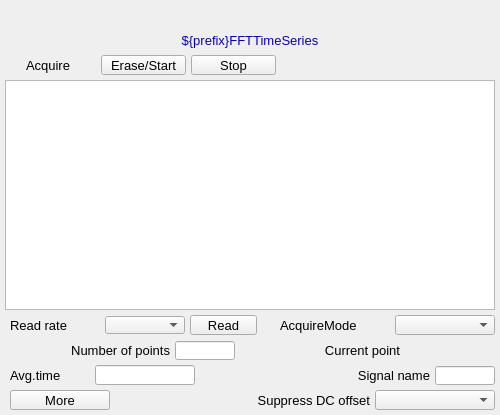
<?xml version="1.0" ?>
<ui version="4.0">
  <class>Dialog</class>
  <widget class="QWidget" name="screen">
    <property name="geometry">
      <rect>
        <x>613</x>
        <y>57</y>
        <width>500</width>
        <height>415</height>
      </rect>
    </property>
    <property name="styleSheet">
      <string notr="true">QWidget#screen {
  color: rgb(0, 0, 0);
  background-color: rgb(187, 187, 187);
  }</string>
    </property>
    <property name="windowTitle">
      <string>NDFFTTimeSeriesPlot</string>
    </property>
    <widget class="PyDMLabel" name="text_update">
      <property name="geometry">
        <rect>
          <x>0</x>
          <y>5</y>
          <width>500</width>
          <height>20</height>
        </rect>
      </property>
      <property name="toolTip">
        <string>PV: ${prefix}Name</string>
      </property>
      <property name="channel" stdset="0">
        <string>ca://${prefix}Name</string>
      </property>
      <property name="font" stdset="0">
        <font>
          <pointsize>10</pointsize>
        </font>
      </property>
      <property name="alignment">
        <set>Qt::AlignCenter</set>
      </property>
      <property name="textInteractionFlags">
        <set>Qt::TextSelectableByKeyboard|Qt::TextSelectableByMouse</set>
      </property>
      <property name="styleSheet">
        <string notr="true">PyDMLabel#text_update {
  color: rgb(10, 0, 184);
  background-color: rgb(187, 187, 187);
  }</string>
      </property>
    </widget>
    <widget class="PyDMWaveformPlot" name="cartesian_plot">
      <property name="geometry">
        <rect>
          <x>5</x>
          <y>80</y>
          <width>490</width>
          <height>230</height>
        </rect>
      </property>
      <property name="toolTip">
        <string>cartesian_plot</string>
      </property>
      <property name="title" stdset="0">
        <string>$(P)$(R)</string>
      </property>
      <property name="xLabels">
        <stringlist>
          <string>Time {s}</string>
        </stringlist>
      </property>
      <property name="yLabels">
        <stringlist>
          <string>${prefix}FFTTimeSeries</string>
        </stringlist>
      </property>
      <property name="curves" stdset="0">
        <stringlist>
          <string>{&quot;name&quot;: &quot;curve 1&quot;, &quot;x_channel&quot;: &quot;ca://${P}${RTS}TSTimeAxis&quot;, &quot;y_channel&quot;: &quot;ca://${prefix}FFTTimeSeries&quot;, &quot;color&quot;: &quot;#4b6ec7&quot;, &quot;lineStyle&quot;: 1, &quot;lineWidth&quot;: 1, &quot;symbolSize&quot;: 10, &quot;redraw_mode&quot;: 2, &quot;block_size&quot;: 1200}</string>
        </stringlist>
      </property>
      <property name="axisColor" stdset="0">
        <color>
          <red>0</red>
          <green>0</green>
          <blue>0</blue>
        </color>
      </property>
      <property name="backgroundColor" stdset="0">
        <color>
          <red>218</red>
          <green>218</green>
          <blue>218</blue>
        </color>
      </property>
    </widget>
    <widget class="PyDMLabel" name="text_update_1">
      <property name="geometry">
        <rect>
          <x>282</x>
          <y>56</y>
          <width>100</width>
          <height>18</height>
        </rect>
      </property>
      <property name="toolTip">
        <string>PV: ${P}${RTS}TSAcquiring</string>
      </property>
      <property name="channel" stdset="0">
        <string>ca://${P}${RTS}TSAcquiring</string>
      </property>
      <property name="displayFormat" stdset="0">
        <enum>PyDMLabel::String</enum>
      </property>
      <property name="font" stdset="0">
        <font>
          <pointsize>10</pointsize>
        </font>
      </property>
      <property name="alignment">
        <set>Qt::AlignLeading|Qt::AlignLeft|Qt::AlignVCenter</set>
      </property>
      <property name="textInteractionFlags">
        <set>Qt::TextSelectableByKeyboard|Qt::TextSelectableByMouse</set>
      </property>
      <property name="styleSheet">
        <string notr="true">PyDMLabel#text_update_1 {
  color: rgb(10, 0, 184);
  background-color: rgb(70, 70, 70);
  }</string>
      </property>
    </widget>
    <widget class="QLabel" name="text">
      <property name="geometry">
        <rect>
          <x>0</x>
          <y>30</y>
          <width>500</width>
          <height>20</height>
        </rect>
      </property>
      <property name="text">
        <string>${prefix}FFTTimeSeries</string>
      </property>
      <property name="font" stdset="0">
        <font>
          <pointsize>10</pointsize>
        </font>
      </property>
      <property name="brush" stdset="0">
        <brush brushstyle="SolidPattern">
          <color alpha="255">
            <red>10</red>
            <green>0</green>
            <blue>184</blue>
          </color>
        </brush>
      </property>
      <property name="toolTip">
        <string>text</string>
      </property>
      <property name="alignment">
        <set>Qt::AlignCenter</set>
      </property>
      <property name="styleSheet">
        <string notr="true">QLabel#text {
  color: rgb(10, 0, 184);
  }</string>
      </property>
    </widget>
    <widget class="QLabel" name="text_1">
      <property name="geometry">
        <rect>
          <x>26</x>
          <y>55</y>
          <width>70</width>
          <height>20</height>
        </rect>
      </property>
      <property name="text">
        <string>Acquire</string>
      </property>
      <property name="font" stdset="0">
        <font>
          <pointsize>10</pointsize>
        </font>
      </property>
      <property name="brush" stdset="0">
        <brush brushstyle="SolidPattern">
          <color alpha="255">
            <red>0</red>
            <green>0</green>
            <blue>0</blue>
          </color>
        </brush>
      </property>
      <property name="toolTip">
        <string>text_1</string>
      </property>
      <property name="alignment">
        <set>Qt::AlignLeading|Qt::AlignLeft|Qt::AlignVCenter</set>
      </property>
      <property name="styleSheet">
        <string notr="true">QLabel#text_1 {
  color: rgb(0, 0, 0);
  }</string>
      </property>
    </widget>
    <widget class="PyDMPushButton" name="message_button">
      <property name="geometry">
        <rect>
          <x>101</x>
          <y>55</y>
          <width>85</width>
          <height>20</height>
        </rect>
      </property>
      <property name="text">
        <string>Erase/Start</string>
      </property>
      <property name="font" stdset="0">
        <font>
          <pointsize>10</pointsize>
        </font>
      </property>
      <property name="toolTip">
        <string>${P}${RTS}TSAcquire</string>
      </property>
      <property name="channel" stdset="0">
        <string>ca://${P}${RTS}TSAcquire</string>
      </property>
      <property name="pressValue" stdset="0">
        <string>1</string>
      </property>
      <property name="styleSheet">
        <string notr="true">PyDMPushButton#message_button {
  color: rgb(0, 0, 0);
  background-color: rgb(115, 223, 255);
  }</string>
      </property>
    </widget>
    <widget class="PyDMPushButton" name="message_button_1">
      <property name="geometry">
        <rect>
          <x>191</x>
          <y>55</y>
          <width>85</width>
          <height>20</height>
        </rect>
      </property>
      <property name="text">
        <string>Stop</string>
      </property>
      <property name="font" stdset="0">
        <font>
          <pointsize>10</pointsize>
        </font>
      </property>
      <property name="toolTip">
        <string>${P}${RTS}TSAcquire</string>
      </property>
      <property name="channel" stdset="0">
        <string>ca://${P}${RTS}TSAcquire</string>
      </property>
      <property name="pressValue" stdset="0">
        <string>0</string>
      </property>
      <property name="styleSheet">
        <string notr="true">PyDMPushButton#message_button_1 {
  color: rgb(0, 0, 0);
  background-color: rgb(115, 223, 255);
  }</string>
      </property>
    </widget>
    <widget class="QLabel" name="text_2">
      <property name="geometry">
        <rect>
          <x>320</x>
          <y>365</y>
          <width>110</width>
          <height>20</height>
        </rect>
      </property>
      <property name="text">
        <string>Signal name</string>
      </property>
      <property name="font" stdset="0">
        <font>
          <pointsize>10</pointsize>
        </font>
      </property>
      <property name="brush" stdset="0">
        <brush brushstyle="SolidPattern">
          <color alpha="255">
            <red>0</red>
            <green>0</green>
            <blue>0</blue>
          </color>
        </brush>
      </property>
      <property name="toolTip">
        <string>text_2</string>
      </property>
      <property name="alignment">
        <set>Qt::AlignRight|Qt::AlignTrailing|Qt::AlignVCenter</set>
      </property>
      <property name="styleSheet">
        <string notr="true">QLabel#text_2 {
  color: rgb(0, 0, 0);
  }</string>
      </property>
    </widget>
    <widget class="PyDMLineEdit" name="text_entry">
      <property name="geometry">
        <rect>
          <x>435</x>
          <y>366</y>
          <width>60</width>
          <height>19</height>
        </rect>
      </property>
      <property name="channel" stdset="0">
        <string>ca://${prefix}Name</string>
      </property>
      <property name="toolTip">
        <string>${prefix}Name</string>
      </property>
      <property name="font" stdset="0">
        <font>
          <pointsize>10</pointsize>
        </font>
      </property>
      <property name="styleSheet">
        <string notr="true">PyDMLineEdit#text_entry {
  color: rgb(0, 0, 0);
  background-color: rgb(115, 223, 255);
  border: 1px solid black;
  margin: 0px;
  padding: 0px;
  spacing: 0px;
  }</string>
      </property>
    </widget>
    <widget class="QLabel" name="text_3">
      <property name="geometry">
        <rect>
          <x>10</x>
          <y>365</y>
          <width>80</width>
          <height>20</height>
        </rect>
      </property>
      <property name="text">
        <string>Avg.time</string>
      </property>
      <property name="font" stdset="0">
        <font>
          <pointsize>10</pointsize>
        </font>
      </property>
      <property name="brush" stdset="0">
        <brush brushstyle="SolidPattern">
          <color alpha="255">
            <red>0</red>
            <green>0</green>
            <blue>0</blue>
          </color>
        </brush>
      </property>
      <property name="toolTip">
        <string>text_3</string>
      </property>
      <property name="alignment">
        <set>Qt::AlignLeading|Qt::AlignLeft|Qt::AlignVCenter</set>
      </property>
      <property name="styleSheet">
        <string notr="true">QLabel#text_3 {
  color: rgb(0, 0, 0);
  }</string>
      </property>
    </widget>
    <widget class="PyDMLineEdit" name="text_entry_1">
      <property name="geometry">
        <rect>
          <x>95</x>
          <y>365</y>
          <width>100</width>
          <height>20</height>
        </rect>
      </property>
      <property name="channel" stdset="0">
        <string>ca://${P}${RTS}TSAveragingTime</string>
      </property>
      <property name="toolTip">
        <string>${P}${RTS}TSAveragingTime</string>
      </property>
      <property name="font" stdset="0">
        <font>
          <pointsize>10</pointsize>
        </font>
      </property>
      <property name="styleSheet">
        <string notr="true">PyDMLineEdit#text_entry_1 {
  color: rgb(0, 0, 0);
  background-color: rgb(115, 223, 255);
  border: 1px solid black;
  margin: 0px;
  padding: 0px;
  spacing: 0px;
  }</string>
      </property>
    </widget>
    <widget class="PyDMLabel" name="text_update_2">
      <property name="geometry">
        <rect>
          <x>200</x>
          <y>366</y>
          <width>100</width>
          <height>18</height>
        </rect>
      </property>
      <property name="toolTip">
        <string>PV: ${P}${RTS}TSAveragingTime_RBV</string>
      </property>
      <property name="channel" stdset="0">
        <string>ca://${P}${RTS}TSAveragingTime_RBV</string>
      </property>
      <property name="font" stdset="0">
        <font>
          <pointsize>10</pointsize>
        </font>
      </property>
      <property name="alignment">
        <set>Qt::AlignLeading|Qt::AlignLeft|Qt::AlignVCenter</set>
      </property>
      <property name="textInteractionFlags">
        <set>Qt::TextSelectableByKeyboard|Qt::TextSelectableByMouse</set>
      </property>
      <property name="styleSheet">
        <string notr="true">PyDMLabel#text_update_2 {
  color: rgb(10, 0, 184);
  background-color: rgb(187, 187, 187);
  }</string>
      </property>
    </widget>
    <widget class="PyDMEnumComboBox" name="menu">
      <property name="geometry">
        <rect>
          <x>395</x>
          <y>315</y>
          <width>100</width>
          <height>20</height>
        </rect>
      </property>
      <property name="toolTip">
        <string>${P}${RTS}TSAcquireMode</string>
      </property>
      <property name="channel" stdset="0">
        <string>ca://${P}${RTS}TSAcquireMode</string>
      </property>
      <property name="font" stdset="0">
        <font>
          <pointsize>10</pointsize>
        </font>
      </property>
      <property name="styleSheet">
        <string notr="true">PyDMEnumComboBox#menu {
  color: rgb(0, 0, 0);
  background-color: rgb(115, 223, 255);
  }</string>
      </property>
    </widget>
    <widget class="QLabel" name="text_4">
      <property name="geometry">
        <rect>
          <x>280</x>
          <y>315</y>
          <width>110</width>
          <height>20</height>
        </rect>
      </property>
      <property name="text">
        <string>AcquireMode</string>
      </property>
      <property name="font" stdset="0">
        <font>
          <pointsize>10</pointsize>
        </font>
      </property>
      <property name="brush" stdset="0">
        <brush brushstyle="SolidPattern">
          <color alpha="255">
            <red>0</red>
            <green>0</green>
            <blue>0</blue>
          </color>
        </brush>
      </property>
      <property name="toolTip">
        <string>text_4</string>
      </property>
      <property name="alignment">
        <set>Qt::AlignLeading|Qt::AlignLeft|Qt::AlignVCenter</set>
      </property>
      <property name="styleSheet">
        <string notr="true">QLabel#text_4 {
  color: rgb(0, 0, 0);
  }</string>
      </property>
    </widget>
    <widget class="PyDMPushButton" name="message_button_2">
      <property name="geometry">
        <rect>
          <x>190</x>
          <y>315</y>
          <width>67</width>
          <height>20</height>
        </rect>
      </property>
      <property name="text">
        <string>Read</string>
      </property>
      <property name="font" stdset="0">
        <font>
          <pointsize>10</pointsize>
        </font>
      </property>
      <property name="toolTip">
        <string>${P}${RTS}TSRead</string>
      </property>
      <property name="channel" stdset="0">
        <string>ca://${P}${RTS}TSRead</string>
      </property>
      <property name="pressValue" stdset="0">
        <string>1</string>
      </property>
      <property name="styleSheet">
        <string notr="true">PyDMPushButton#message_button_2 {
  color: rgb(0, 0, 0);
  background-color: rgb(115, 223, 255);
  }</string>
      </property>
    </widget>
    <widget class="PyDMEnumComboBox" name="menu_1">
      <property name="geometry">
        <rect>
          <x>105</x>
          <y>316</y>
          <width>80</width>
          <height>18</height>
        </rect>
      </property>
      <property name="toolTip">
        <string>${P}${RTS}TSRead.SCAN</string>
      </property>
      <property name="channel" stdset="0">
        <string>ca://${P}${RTS}TSRead.SCAN</string>
      </property>
      <property name="font" stdset="0">
        <font>
          <pointsize>10</pointsize>
        </font>
      </property>
      <property name="styleSheet">
        <string notr="true">PyDMEnumComboBox#menu_1 {
  color: rgb(0, 0, 0);
  background-color: rgb(115, 223, 255);
  }</string>
      </property>
    </widget>
    <widget class="QLabel" name="text_5">
      <property name="geometry">
        <rect>
          <x>10</x>
          <y>315</y>
          <width>90</width>
          <height>20</height>
        </rect>
      </property>
      <property name="text">
        <string>Read rate</string>
      </property>
      <property name="font" stdset="0">
        <font>
          <pointsize>10</pointsize>
        </font>
      </property>
      <property name="brush" stdset="0">
        <brush brushstyle="SolidPattern">
          <color alpha="255">
            <red>0</red>
            <green>0</green>
            <blue>0</blue>
          </color>
        </brush>
      </property>
      <property name="toolTip">
        <string>text_5</string>
      </property>
      <property name="alignment">
        <set>Qt::AlignLeading|Qt::AlignLeft|Qt::AlignVCenter</set>
      </property>
      <property name="styleSheet">
        <string notr="true">QLabel#text_5 {
  color: rgb(0, 0, 0);
  }</string>
      </property>
    </widget>
    <widget class="QLabel" name="text_6">
      <property name="geometry">
        <rect>
          <x>10</x>
          <y>340</y>
          <width>160</width>
          <height>20</height>
        </rect>
      </property>
      <property name="text">
        <string>Number of points</string>
      </property>
      <property name="font" stdset="0">
        <font>
          <pointsize>10</pointsize>
        </font>
      </property>
      <property name="brush" stdset="0">
        <brush brushstyle="SolidPattern">
          <color alpha="255">
            <red>0</red>
            <green>0</green>
            <blue>0</blue>
          </color>
        </brush>
      </property>
      <property name="toolTip">
        <string>text_6</string>
      </property>
      <property name="alignment">
        <set>Qt::AlignRight|Qt::AlignTrailing|Qt::AlignVCenter</set>
      </property>
      <property name="styleSheet">
        <string notr="true">QLabel#text_6 {
  color: rgb(0, 0, 0);
  }</string>
      </property>
    </widget>
    <widget class="PyDMLineEdit" name="text_entry_2">
      <property name="geometry">
        <rect>
          <x>175</x>
          <y>341</y>
          <width>60</width>
          <height>19</height>
        </rect>
      </property>
      <property name="channel" stdset="0">
        <string>ca://${P}${RTS}TSNumPoints</string>
      </property>
      <property name="toolTip">
        <string>${P}${RTS}TSNumPoints</string>
      </property>
      <property name="font" stdset="0">
        <font>
          <pointsize>10</pointsize>
        </font>
      </property>
      <property name="styleSheet">
        <string notr="true">PyDMLineEdit#text_entry_2 {
  color: rgb(0, 0, 0);
  background-color: rgb(115, 223, 255);
  border: 1px solid black;
  margin: 0px;
  padding: 0px;
  spacing: 0px;
  }</string>
      </property>
    </widget>
    <widget class="QLabel" name="text_7">
      <property name="geometry">
        <rect>
          <x>270</x>
          <y>340</y>
          <width>130</width>
          <height>20</height>
        </rect>
      </property>
      <property name="text">
        <string>Current point</string>
      </property>
      <property name="font" stdset="0">
        <font>
          <pointsize>10</pointsize>
        </font>
      </property>
      <property name="brush" stdset="0">
        <brush brushstyle="SolidPattern">
          <color alpha="255">
            <red>0</red>
            <green>0</green>
            <blue>0</blue>
          </color>
        </brush>
      </property>
      <property name="toolTip">
        <string>text_7</string>
      </property>
      <property name="alignment">
        <set>Qt::AlignRight|Qt::AlignTrailing|Qt::AlignVCenter</set>
      </property>
      <property name="styleSheet">
        <string notr="true">QLabel#text_7 {
  color: rgb(0, 0, 0);
  }</string>
      </property>
    </widget>
    <widget class="PyDMLabel" name="text_update_3">
      <property name="geometry">
        <rect>
          <x>405</x>
          <y>341</y>
          <width>90</width>
          <height>18</height>
        </rect>
      </property>
      <property name="toolTip">
        <string>PV: ${P}${RTS}TSCurrentPoint</string>
      </property>
      <property name="channel" stdset="0">
        <string>ca://${P}${RTS}TSCurrentPoint</string>
      </property>
      <property name="font" stdset="0">
        <font>
          <pointsize>10</pointsize>
        </font>
      </property>
      <property name="alignment">
        <set>Qt::AlignLeading|Qt::AlignLeft|Qt::AlignVCenter</set>
      </property>
      <property name="textInteractionFlags">
        <set>Qt::TextSelectableByKeyboard|Qt::TextSelectableByMouse</set>
      </property>
      <property name="styleSheet">
        <string notr="true">PyDMLabel#text_update_3 {
  color: rgb(10, 0, 184);
  background-color: rgb(187, 187, 187);
  }</string>
      </property>
    </widget>
    <widget class="PyDMFrame" name="composite">
      <property name="geometry">
        <rect>
          <x>190</x>
          <y>390</y>
          <width>305</width>
          <height>20</height>
        </rect>
      </property>
      <widget class="QLabel" name="text_8">
        <property name="geometry">
          <rect>
            <x>0</x>
            <y>0</y>
            <width>180</width>
            <height>20</height>
          </rect>
        </property>
        <property name="text">
          <string>Suppress DC offset</string>
        </property>
        <property name="font" stdset="0">
          <font>
            <pointsize>10</pointsize>
          </font>
        </property>
        <property name="brush" stdset="0">
          <brush brushstyle="SolidPattern">
            <color alpha="255">
              <red>0</red>
              <green>0</green>
              <blue>0</blue>
            </color>
          </brush>
        </property>
        <property name="toolTip">
          <string>text_8</string>
        </property>
        <property name="alignment">
          <set>Qt::AlignRight|Qt::AlignTrailing|Qt::AlignVCenter</set>
        </property>
        <property name="styleSheet">
          <string notr="true">QLabel#text_8 {
  color: rgb(0, 0, 0);
  }</string>
        </property>
      </widget>
      <widget class="PyDMEnumComboBox" name="menu_2">
        <property name="geometry">
          <rect>
            <x>185</x>
            <y>0</y>
            <width>120</width>
            <height>20</height>
          </rect>
        </property>
        <property name="toolTip">
          <string>${prefix}FFTSuppressDC</string>
        </property>
        <property name="channel" stdset="0">
          <string>ca://${prefix}FFTSuppressDC</string>
        </property>
        <property name="font" stdset="0">
          <font>
            <pointsize>10</pointsize>
          </font>
        </property>
        <property name="styleSheet">
          <string notr="true">PyDMEnumComboBox#menu_2 {
  color: rgb(0, 0, 0);
  background-color: rgb(115, 223, 255);
  }</string>
        </property>
      </widget>
    </widget>
    <widget class="PyDMRelatedDisplayButton" name="related_display">
      <property name="geometry">
        <rect>
          <x>10</x>
          <y>390</y>
          <width>100</width>
          <height>20</height>
        </rect>
      </property>
      <property name="toolTip">
        <string>More</string>
      </property>
      <property name="text">
        <string>More</string>
      </property>
      <property name="showIcon" stdset="0">
        <bool>true</bool>
      </property>
      <property name="font" stdset="0">
        <font>
          <pointsize>10</pointsize>
        </font>
      </property>
      <property name="styleSheet">
        <string notr="true">PyDMRelatedDisplayButton#related_display {
  color: rgb(0, 0, 0);
  background-color: rgb(115, 223, 255);
  }</string>
      </property>
      <property name="titles" stdset="0">
        <stringlist>
          <string>Time series plugin</string>
          <string>FFT plugin</string>
        </stringlist>
      </property>
      <property name="filenames" stdset="0">
        <stringlist>
          <string>TimeSeriesPlugin_V39.ui</string>
          <string>FFTPlugin_V39.ui</string>
        </stringlist>
      </property>
      <property name="macros" stdset="0">
        <stringlist>
          <string>P=${P},R=${RTS}</string>
          <string>P=${P},R=${R}</string>
        </stringlist>
      </property>
      <property name="openInNewWindow" stdset="0">
        <bool>true</bool>
      </property>
    </widget>
  </widget>
  <customwidgets>
    <customwidget>
      <class>PyDMLabel</class>
      <extends>QLabel</extends>
      <header>pydm.widgets.label</header>
    </customwidget>
    <customwidget>
      <class>PyDMWaveformPlot</class>
      <extends>QGraphicsView</extends>
      <header>pydm.widgets.waveformplot</header>
    </customwidget>
    <customwidget>
      <class>PyDMPushButton</class>
      <extends>QPushButton</extends>
      <header>pydm.widgets.pushbutton</header>
    </customwidget>
    <customwidget>
      <class>PyDMLineEdit</class>
      <extends>QLineEdit</extends>
      <header>pydm.widgets.line_edit</header>
    </customwidget>
    <customwidget>
      <class>PyDMEnumComboBox</class>
      <extends>QComboBox</extends>
      <header>pydm.widgets.enum_combo_box</header>
    </customwidget>
    <customwidget>
      <class>PyDMFrame</class>
      <extends>QFrame</extends>
      <header>pydm.widgets.frame</header>
    </customwidget>
    <customwidget>
      <class>PyDMRelatedDisplayButton</class>
      <extends>QPushButton</extends>
      <header>pydm.widgets.related_display_button</header>
    </customwidget>
  </customwidgets>
</ui>
